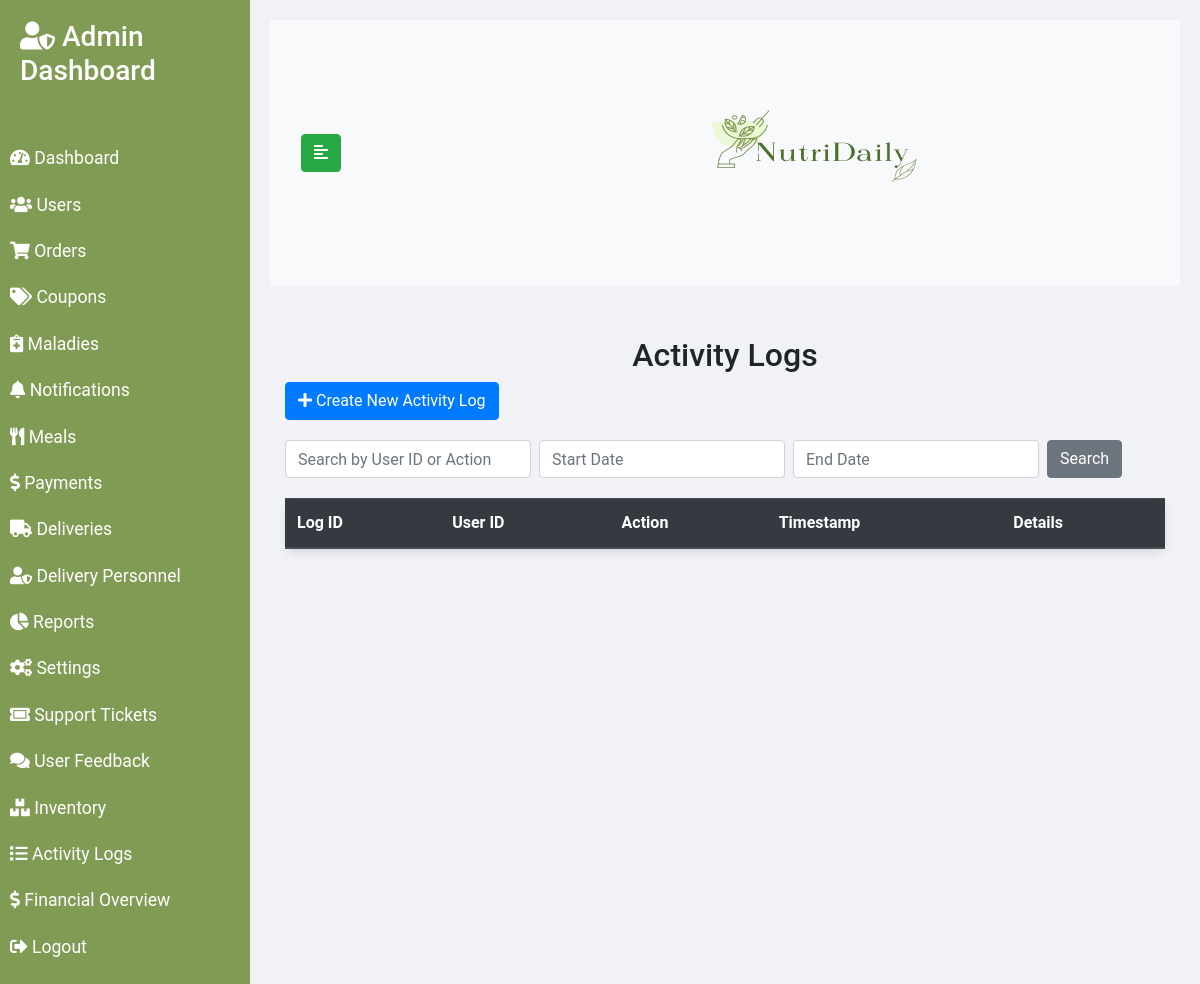
Page /activity_logs.php (signed in) on the earlier database version.
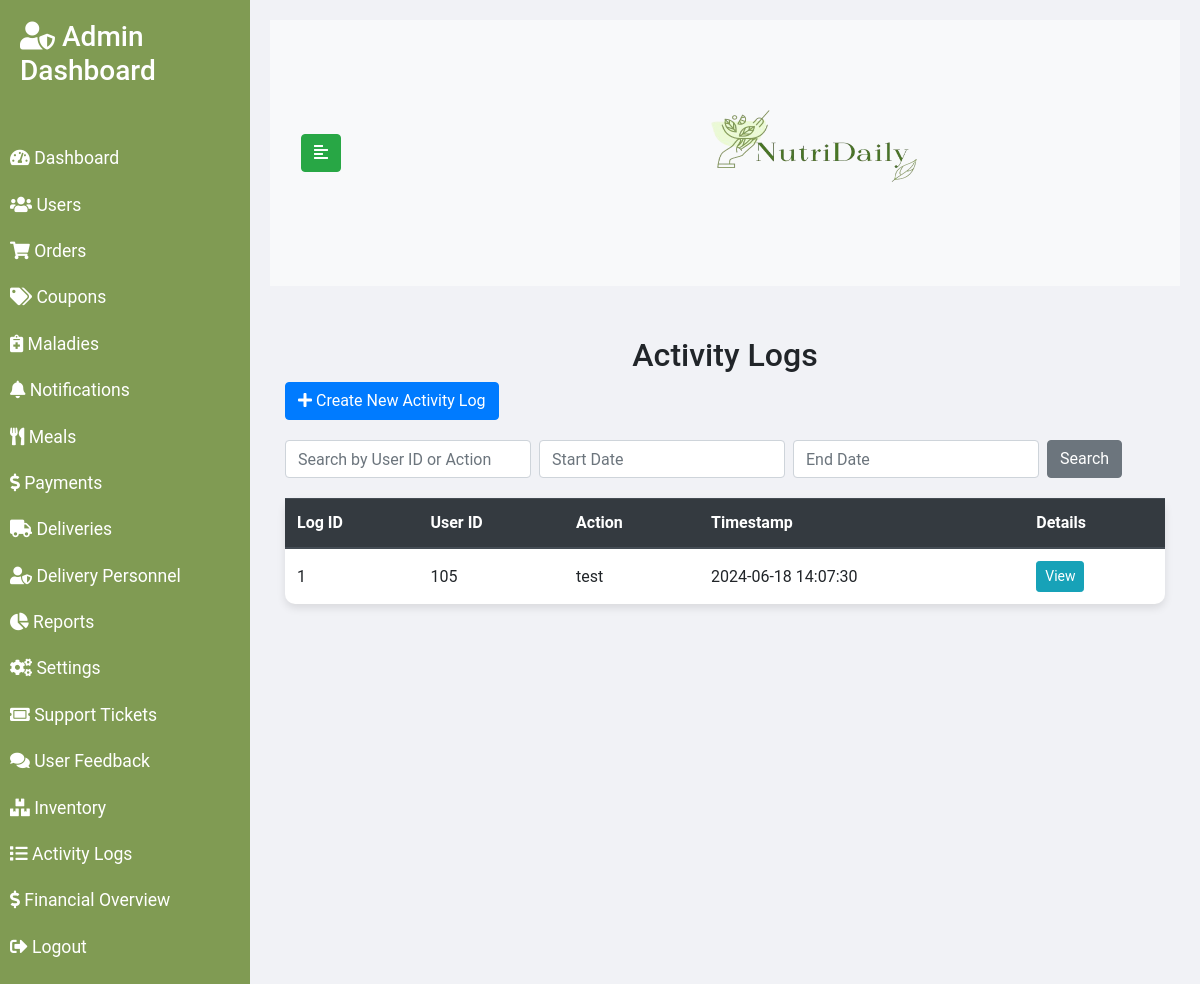
Same page on the later database version.
### tables this page shows
CREATE TABLE `activity_logs` (
  `id` int(11) NOT NULL,
  `user_id` int(11) NOT NULL,
  `action` varchar(255) NOT NULL,
  `timestamp` timestamp NOT NULL DEFAULT CURRENT_TIMESTAMP
);

### activity_logs.php (the view, shortened to what this page needs)
<?php
require 'config/db.php';
$activityLogsQuery = $conn->query("SELECT * FROM activity_logs ORDER BY timestamp DESC");
?>
<!DOCTYPE html>
<html lang="en">
<head>
    <link rel="stylesheet" href="https://maxcdn.bootstrapcdn.com/bootstrap/4.5.2/css/bootstrap.min.css">
    <link rel="stylesheet" href="https://cdnjs.cloudflare.com/ajax/libs/font-awesome/5.15.4/css/all.min.css">
    <link rel="stylesheet" href="https://cdnjs.cloudflare.com/ajax/libs/bootstrap-datepicker/1.9.0/css/bootstrap-datepicker.min.css">
</head>
<body>
<div class="wrapper">
<nav id="sidebar">
    <div class="sidebar-header">
    <h3><i class="fas fa-user-shield"></i> Admin Dashboard</h3>
    </div>
    <ul class="list-unstyled components">
        <li><a href="dashboard.php"><i class="fas fa-tachometer-alt"></i> Dashboard</a></li>
        <li><a href="users.php"><i class="fas fa-users"></i> Users</a></li>
        <li><a href="orders.php"><i class="fas fa-shopping-cart"></i> Orders</a></li>
        <li><a href="coupons.php"><i class="fas fa-tags"></i> Coupons</a></li>
        <li><a href="maladies.php"><i class="fas fa-notes-medical"></i> Maladies</a></li>
        <li><a href="notifications.php"><i class="fas fa-bell"></i> Notifications</a></li>
        <li><a href="meals.php"><i class="fas fa-utensils"></i> Meals</a></li>
        <li><a href="payments.php"><i class="fas fa-dollar-sign"></i> Payments</a></li>
        <li><a href="deliveries.php"><i class="fas fa-truck"></i> Deliveries</a></li>
        <li><a href="delivers.php"><i class="fas fa-user-shield"></i> Delivery Personnel</a></li>
        <li><a href="reports.php"><i class="fas fa-chart-pie"></i> Reports</a></li>
        <li><a href="settings.php"><i class="fas fa-cogs"></i> Settings</a></li>
        <li><a href="support_tickets.php"><i class="fas fa-ticket-alt"></i> Support Tickets</a></li>
        <li><a href="feedback.php"><i class="fas fa-comments"></i> User Feedback</a></li>
        <li><a href="inventory.php"><i class="fas fa-boxes"></i> Inventory</a></li>
        <li><a href="activity_logs.php"><i class="fas fa-list"></i> Activity Logs</a></li>
        <li><a href="financial_overview.php"><i class="fas fa-dollar-sign"></i> Financial Overview</a></li>
        <li><a href="logout.php"><i class="fas fa-sign-out-alt"></i> Logout</a></li>
    </ul>
</nav>
    <div id="content">
        <nav class="navbar navbar-expand-lg navbar-light bg-light">
            <div class="container-fluid">
                <button type="button" id="sidebarCollapse" class="btn btn-success">
                    <i class="fas fa-align-left"></i>
                </button>
                <div class="ml-auto">
                    <img src="Green_And_White_Aesthetic_Salad_Vegan_Logo__6_-removebg-preview.png" style="margin-right: 230px;height: 250px; width: 60%;" alt="NutriDaily Logo" class="logo">
                </div>
            </div>
        </nav>
        <div class="container">
            <h2 class="text-center">Activity Logs</h2>
            <button class="btn btn-primary btn-new-log" data-toggle="modal" data-target="#createActivityLogModal">
                <i class="fas fa-plus"></i> Create New Activity Log
            </button>
            <form class="form-inline mb-3">
                <input type="text" class="form-control mr-2" placeholder="Search by User ID or Action" name="search">
                <input type="text" class="form-control mr-2" id="start_date" placeholder="Start Date">
                <input type="text" class="form-control mr-2" id="end_date" placeholder="End Date">
                <button type="submit" class="btn btn-secondary">Search</button>
            </form>
            <table class="table table-hover">
                <thead class="thead-dark">
                    <tr>
                        <th scope="col">Log ID</th>
                        <th scope="col">User ID</th>
                        <th scope="col">Action</th>
                        <th scope="col">Timestamp</th>
                        <th scope="col">Details</th>
                    </tr>
                </thead>
                <tbody>
                    <?php while ($activity = $activityLogsQuery->fetch_assoc()): ?>
                    <tr>
                        <td><?php echo $activity['id']; ?></td>
                        <td><?php echo $activity['user_id']; ?></td>
                        <td><?php echo $activity['action']; ?></td>
                        <td><?php echo $activity['timestamp']; ?></td>
                        <td><a href="activity_log_details.php?id=<?php echo $activity['id']; ?>" class="btn btn-info btn-sm">View</a></td>
                    </tr>
                    <?php endwhile; ?>
                </tbody>
            </table>
        </div>
    </div>
</div>
</body>
</html>

Differences in the rows shown:
added activity_logs: id "1", user "105", action "test", timestamp "2024-06-18 14:07:30"
